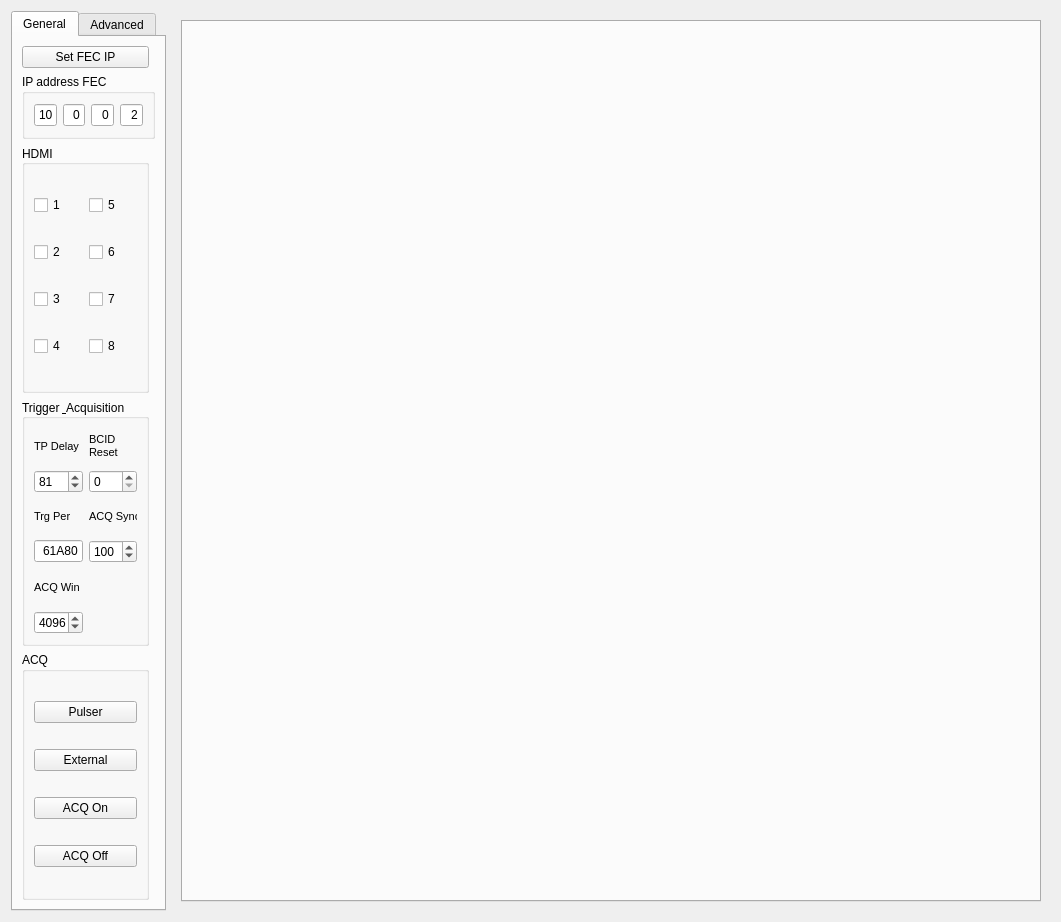
<?xml version="1.0" encoding="UTF-8"?>
<ui version="4.0">
 <class>fec_window</class>
 <widget class="QWidget" name="fec_window">
  <property name="geometry">
   <rect>
    <x>0</x>
    <y>0</y>
    <width>1061</width>
    <height>918</height>
   </rect>
  </property>
  <property name="windowTitle">
   <string>Form</string>
  </property>
  <layout class="QGridLayout" name="gridLayout_9">
   <item row="0" column="1">
    <widget class="QWidget" name="widget_2" native="true">
     <layout class="QGridLayout" name="gridLayout_8">
      <item row="0" column="0">
       <widget class="QTabWidget" name="tabWidget">
        <property name="minimumSize">
         <size>
          <width>800</width>
          <height>800</height>
         </size>
        </property>
       </widget>
      </item>
     </layout>
    </widget>
   </item>
   <item row="0" column="0">
    <widget class="QTabWidget" name="fecTabWidget">
     <property name="minimumSize">
      <size>
       <width>155</width>
       <height>900</height>
      </size>
     </property>
     <property name="maximumSize">
      <size>
       <width>155</width>
       <height>2000</height>
      </size>
     </property>
     <property name="currentIndex">
      <number>0</number>
     </property>
     <widget class="QWidget" name="tabWidgetPage1">
      <attribute name="title">
       <string>General</string>
      </attribute>
      <layout class="QGridLayout" name="gridLayout_6">
       <item row="5" column="0">
        <widget class="QGroupBox" name="groupBox">
         <property name="title">
          <string>HDMI</string>
         </property>
         <property name="alignment">
          <set>Qt::AlignLeading|Qt::AlignLeft|Qt::AlignVCenter</set>
         </property>
         <layout class="QGridLayout" name="gridLayout_4">
          <item row="0" column="0">
           <widget class="QCheckBox" name="Box_hdmi1">
            <property name="text">
             <string>1</string>
            </property>
           </widget>
          </item>
          <item row="1" column="0">
           <widget class="QCheckBox" name="Box_hdmi2">
            <property name="text">
             <string>2</string>
            </property>
           </widget>
          </item>
          <item row="2" column="0">
           <widget class="QCheckBox" name="Box_hdmi3">
            <property name="text">
             <string>3</string>
            </property>
           </widget>
          </item>
          <item row="3" column="0">
           <widget class="QCheckBox" name="Box_hdmi4">
            <property name="text">
             <string>4</string>
            </property>
           </widget>
          </item>
          <item row="0" column="1">
           <widget class="QCheckBox" name="Box_hdmi5">
            <property name="text">
             <string>5</string>
            </property>
           </widget>
          </item>
          <item row="1" column="1">
           <widget class="QCheckBox" name="Box_hdmi6">
            <property name="text">
             <string>6</string>
            </property>
           </widget>
          </item>
          <item row="2" column="1">
           <widget class="QCheckBox" name="Box_hdmi7">
            <property name="text">
             <string>7</string>
            </property>
           </widget>
          </item>
          <item row="3" column="1">
           <widget class="QCheckBox" name="Box_hdmi8">
            <property name="text">
             <string>8</string>
            </property>
           </widget>
          </item>
         </layout>
        </widget>
       </item>
       <item row="7" column="0">
        <widget class="QGroupBox" name="groupBox_6">
         <property name="title">
          <string>ACQ</string>
         </property>
         <layout class="QGridLayout" name="gridLayout_11">
          <item row="2" column="0" colspan="2">
           <widget class="QPushButton" name="onACQ">
            <property name="font">
             <font>
              <pointsize>9</pointsize>
             </font>
            </property>
            <property name="focusPolicy">
             <enum>Qt::NoFocus</enum>
            </property>
            <property name="text">
             <string>ACQ On</string>
            </property>
            <property name="checkable">
             <bool>false</bool>
            </property>
           </widget>
          </item>
          <item row="3" column="0" colspan="2">
           <widget class="QPushButton" name="offACQ">
            <property name="font">
             <font>
              <pointsize>9</pointsize>
             </font>
            </property>
            <property name="focusPolicy">
             <enum>Qt::NoFocus</enum>
            </property>
            <property name="text">
             <string>ACQ Off</string>
            </property>
            <property name="checkable">
             <bool>false</bool>
            </property>
           </widget>
          </item>
          <item row="1" column="0" colspan="2">
           <widget class="QPushButton" name="trgExternal">
            <property name="font">
             <font>
              <pointsize>9</pointsize>
             </font>
            </property>
            <property name="focusPolicy">
             <enum>Qt::NoFocus</enum>
            </property>
            <property name="autoFillBackground">
             <bool>false</bool>
            </property>
            <property name="text">
             <string>External</string>
            </property>
            <property name="checkable">
             <bool>false</bool>
            </property>
            <property name="autoDefault">
             <bool>false</bool>
            </property>
           </widget>
          </item>
          <item row="0" column="0" colspan="2">
           <widget class="QPushButton" name="trgPulser">
            <property name="font">
             <font>
              <pointsize>9</pointsize>
             </font>
            </property>
            <property name="focusPolicy">
             <enum>Qt::NoFocus</enum>
            </property>
            <property name="text">
             <string>Pulser</string>
            </property>
            <property name="checkable">
             <bool>false</bool>
            </property>
           </widget>
          </item>
         </layout>
        </widget>
       </item>
       <item row="0" column="0">
        <widget class="QPushButton" name="pushButtonFECIP">
         <property name="text">
          <string>Set FEC IP</string>
         </property>
        </widget>
       </item>
       <item row="4" column="0" colspan="2">
        <widget class="QGroupBox" name="groupBox_3">
         <property name="maximumSize">
          <size>
           <width>150</width>
           <height>65</height>
          </size>
         </property>
         <property name="title">
          <string>IP address FEC</string>
         </property>
         <layout class="QGridLayout" name="gridLayout_7">
          <item row="0" column="0">
           <widget class="QLineEdit" name="ip1_2">
            <property name="font">
             <font>
              <family>Arial</family>
              <pointsize>9</pointsize>
             </font>
            </property>
            <property name="text">
             <string>10</string>
            </property>
            <property name="alignment">
             <set>Qt::AlignRight|Qt::AlignTrailing|Qt::AlignVCenter</set>
            </property>
            <property name="readOnly">
             <bool>true</bool>
            </property>
           </widget>
          </item>
          <item row="0" column="2">
           <widget class="QLineEdit" name="ip3_2">
            <property name="font">
             <font>
              <family>Arial</family>
              <pointsize>9</pointsize>
             </font>
            </property>
            <property name="text">
             <string>0</string>
            </property>
            <property name="alignment">
             <set>Qt::AlignRight|Qt::AlignTrailing|Qt::AlignVCenter</set>
            </property>
            <property name="readOnly">
             <bool>true</bool>
            </property>
           </widget>
          </item>
          <item row="0" column="1">
           <widget class="QLineEdit" name="ip2_2">
            <property name="font">
             <font>
              <family>Arial</family>
              <pointsize>9</pointsize>
             </font>
            </property>
            <property name="text">
             <string>0</string>
            </property>
            <property name="alignment">
             <set>Qt::AlignRight|Qt::AlignTrailing|Qt::AlignVCenter</set>
            </property>
            <property name="readOnly">
             <bool>true</bool>
            </property>
           </widget>
          </item>
          <item row="0" column="3">
           <widget class="QLineEdit" name="ip4_2">
            <property name="font">
             <font>
              <family>Arial</family>
              <pointsize>9</pointsize>
             </font>
            </property>
            <property name="text">
             <string>2</string>
            </property>
            <property name="alignment">
             <set>Qt::AlignRight|Qt::AlignTrailing|Qt::AlignVCenter</set>
            </property>
           </widget>
          </item>
         </layout>
        </widget>
       </item>
       <item row="6" column="0">
        <widget class="QGroupBox" name="groupBox_12">
         <property name="font">
          <font>
           <family>Arial</family>
           <pointsize>9</pointsize>
          </font>
         </property>
         <property name="title">
          <string>Trigger &amp; Acquisition</string>
         </property>
         <property name="alignment">
          <set>Qt::AlignLeading|Qt::AlignLeft|Qt::AlignVCenter</set>
         </property>
         <layout class="QGridLayout" name="gridLayout_3">
          <item row="1" column="1">
           <widget class="QSpinBox" name="bcid_reset">
            <property name="font">
             <font>
              <family>Arial</family>
              <pointsize>9</pointsize>
             </font>
            </property>
            <property name="minimum">
             <number>0</number>
            </property>
            <property name="maximum">
             <number>65535</number>
            </property>
            <property name="singleStep">
             <number>1</number>
            </property>
            <property name="value">
             <number>0</number>
            </property>
           </widget>
          </item>
          <item row="2" column="1">
           <widget class="QLabel" name="label_20">
            <property name="font">
             <font>
              <pointsize>8</pointsize>
             </font>
            </property>
            <property name="text">
             <string>ACQ Sync</string>
            </property>
           </widget>
          </item>
          <item row="3" column="0">
           <widget class="QLineEdit" name="trgPeriod">
            <property name="font">
             <font>
              <family>Arial</family>
              <pointsize>9</pointsize>
             </font>
            </property>
            <property name="text">
             <string>61A80</string>
            </property>
            <property name="alignment">
             <set>Qt::AlignRight|Qt::AlignTrailing|Qt::AlignVCenter</set>
            </property>
           </widget>
          </item>
          <item row="6" column="0">
           <widget class="QSpinBox" name="acqWindow">
            <property name="font">
             <font>
              <family>Arial</family>
              <pointsize>9</pointsize>
             </font>
            </property>
            <property name="minimum">
             <number>1</number>
            </property>
            <property name="maximum">
             <number>50000</number>
            </property>
            <property name="singleStep">
             <number>1</number>
            </property>
            <property name="value">
             <number>4096</number>
            </property>
           </widget>
          </item>
          <item row="0" column="1">
           <widget class="QLabel" name="label_37">
            <property name="font">
             <font>
              <pointsize>8</pointsize>
             </font>
            </property>
            <property name="text">
             <string>BCID Reset</string>
            </property>
            <property name="wordWrap">
             <bool>true</bool>
            </property>
           </widget>
          </item>
          <item row="2" column="0">
           <widget class="QLabel" name="label_22">
            <property name="font">
             <font>
              <pointsize>8</pointsize>
             </font>
            </property>
            <property name="text">
             <string>Trg Per</string>
            </property>
            <property name="wordWrap">
             <bool>true</bool>
            </property>
           </widget>
          </item>
          <item row="4" column="0">
           <widget class="QLabel" name="label_21">
            <property name="font">
             <font>
              <pointsize>8</pointsize>
             </font>
            </property>
            <property name="text">
             <string>ACQ Win</string>
            </property>
            <property name="wordWrap">
             <bool>true</bool>
            </property>
           </widget>
          </item>
          <item row="3" column="1">
           <widget class="QSpinBox" name="acqSync">
            <property name="font">
             <font>
              <family>Arial</family>
              <pointsize>9</pointsize>
             </font>
            </property>
            <property name="minimum">
             <number>1</number>
            </property>
            <property name="maximum">
             <number>50000</number>
            </property>
            <property name="singleStep">
             <number>1</number>
            </property>
            <property name="value">
             <number>100</number>
            </property>
           </widget>
          </item>
          <item row="0" column="0">
           <widget class="QLabel" name="label_7">
            <property name="font">
             <font>
              <pointsize>8</pointsize>
             </font>
            </property>
            <property name="text">
             <string>TP Delay</string>
            </property>
           </widget>
          </item>
          <item row="1" column="0">
           <widget class="QSpinBox" name="pulserDelay">
            <property name="font">
             <font>
              <family>Arial</family>
              <pointsize>9</pointsize>
             </font>
            </property>
            <property name="minimum">
             <number>1</number>
            </property>
            <property name="maximum">
             <number>50000</number>
            </property>
            <property name="singleStep">
             <number>1</number>
            </property>
            <property name="value">
             <number>81</number>
            </property>
           </widget>
          </item>
         </layout>
        </widget>
       </item>
      </layout>
     </widget>
     <widget class="QWidget" name="tab">
      <attribute name="title">
       <string>Advanced</string>
      </attribute>
      <layout class="QGridLayout" name="gridLayout">
       <item row="0" column="0" colspan="2">
        <widget class="QGroupBox" name="groupBox_2">
         <property name="title">
          <string>L0 settings</string>
         </property>
         <layout class="QGridLayout" name="gridLayout_2">
          <item row="0" column="0" colspan="2">
           <widget class="QPushButton" name="sL0enaV">
            <property name="text">
             <string>sL0enaV</string>
            </property>
            <property name="checkable">
             <bool>true</bool>
            </property>
           </widget>
          </item>
          <item row="1" column="0" colspan="2">
           <widget class="QPushButton" name="sL0ena">
            <property name="text">
             <string>sL0ena</string>
            </property>
            <property name="checkable">
             <bool>true</bool>
            </property>
           </widget>
          </item>
          <item row="2" column="0">
           <widget class="QLabel" name="label_2">
            <property name="text">
             <string>l0offset</string>
            </property>
           </widget>
          </item>
          <item row="2" column="1">
           <widget class="QSpinBox" name="L0BCoffset">
            <property name="font">
             <font>
              <family>Arial</family>
              <pointsize>9</pointsize>
             </font>
            </property>
            <property name="minimum">
             <number>0</number>
            </property>
            <property name="maximum">
             <number>4094</number>
            </property>
            <property name="singleStep">
             <number>1</number>
            </property>
            <property name="value">
             <number>0</number>
            </property>
           </widget>
          </item>
          <item row="3" column="0">
           <widget class="QLabel" name="label_3">
            <property name="text">
             <string>offset</string>
            </property>
           </widget>
          </item>
          <item row="3" column="1">
           <widget class="QSpinBox" name="L0_offset">
            <property name="font">
             <font>
              <family>Arial</family>
              <pointsize>9</pointsize>
             </font>
            </property>
            <property name="minimum">
             <number>0</number>
            </property>
            <property name="maximum">
             <number>4094</number>
            </property>
            <property name="singleStep">
             <number>1</number>
            </property>
            <property name="value">
             <number>0</number>
            </property>
           </widget>
          </item>
          <item row="4" column="0">
           <widget class="QLabel" name="label_4">
            <property name="text">
             <string>rollover</string>
            </property>
           </widget>
          </item>
          <item row="4" column="1">
           <widget class="QSpinBox" name="L0_rollover">
            <property name="font">
             <font>
              <family>Arial</family>
              <pointsize>9</pointsize>
             </font>
            </property>
            <property name="minimum">
             <number>0</number>
            </property>
            <property name="maximum">
             <number>4094</number>
            </property>
            <property name="singleStep">
             <number>1</number>
            </property>
            <property name="value">
             <number>0</number>
            </property>
           </widget>
          </item>
          <item row="5" column="0">
           <widget class="QLabel" name="label_5">
            <property name="text">
             <string>window</string>
            </property>
           </widget>
          </item>
          <item row="5" column="1">
           <widget class="QSpinBox" name="L0_window">
            <property name="font">
             <font>
              <family>Arial</family>
              <pointsize>9</pointsize>
             </font>
            </property>
            <property name="minimum">
             <number>0</number>
            </property>
            <property name="maximum">
             <number>7</number>
            </property>
            <property name="singleStep">
             <number>1</number>
            </property>
            <property name="value">
             <number>0</number>
            </property>
           </widget>
          </item>
          <item row="6" column="0">
           <widget class="QLabel" name="label_6">
            <property name="text">
             <string>truncate</string>
            </property>
           </widget>
          </item>
          <item row="6" column="1">
           <widget class="QSpinBox" name="L0_truncate">
            <property name="font">
             <font>
              <family>Arial</family>
              <pointsize>9</pointsize>
             </font>
            </property>
            <property name="minimum">
             <number>0</number>
            </property>
            <property name="maximum">
             <number>63</number>
            </property>
            <property name="singleStep">
             <number>1</number>
            </property>
            <property name="value">
             <number>0</number>
            </property>
           </widget>
          </item>
          <item row="7" column="0">
           <widget class="QLabel" name="label_8">
            <property name="text">
             <string>nskip</string>
            </property>
           </widget>
          </item>
          <item row="7" column="1">
           <widget class="QSpinBox" name="L0_nskip">
            <property name="font">
             <font>
              <family>Arial</family>
              <pointsize>9</pointsize>
             </font>
            </property>
            <property name="minimum">
             <number>0</number>
            </property>
            <property name="maximum">
             <number>127</number>
            </property>
            <property name="singleStep">
             <number>1</number>
            </property>
            <property name="value">
             <number>0</number>
            </property>
           </widget>
          </item>
          <item row="8" column="0" colspan="2">
           <widget class="QPushButton" name="sL0cktest">
            <property name="text">
             <string>sL0cktest</string>
            </property>
            <property name="checkable">
             <bool>true</bool>
            </property>
           </widget>
          </item>
         </layout>
        </widget>
       </item>
       <item row="2" column="0" rowspan="2" colspan="2">
        <widget class="QGroupBox" name="groupBox_4">
         <property name="title">
          <string/>
         </property>
         <layout class="QGridLayout" name="gridLayout_5">
          <item row="3" column="0">
           <widget class="QCheckBox" name="timeStampResCheckBox">
            <property name="font">
             <font>
              <pointsize>8</pointsize>
             </font>
            </property>
            <property name="text">
             <string>High Res.</string>
            </property>
           </widget>
          </item>
          <item row="0" column="0" rowspan="2">
           <widget class="QComboBox" name="evbld_mode">
            <property name="font">
             <font>
              <family>Arial</family>
              <pointsize>9</pointsize>
             </font>
            </property>
            <property name="currentIndex">
             <number>0</number>
            </property>
            <item>
             <property name="text">
              <string>Frame Cnt</string>
             </property>
            </item>
            <item>
             <property name="text">
              <string>Global Frame Cnt</string>
             </property>
            </item>
            <item>
             <property name="text">
              <string>Timestamp + Frame Cnt</string>
             </property>
            </item>
           </widget>
          </item>
          <item row="2" column="0">
           <widget class="QComboBox" name="evbld_infodata">
            <property name="font">
             <font>
              <family>Arial</family>
              <pointsize>9</pointsize>
             </font>
            </property>
            <property name="currentIndex">
             <number>5</number>
            </property>
            <item>
             <property name="text">
              <string>HINFO+Datalength</string>
             </property>
            </item>
            <item>
             <property name="text">
              <string>Trigger Cnt+Datalength</string>
             </property>
            </item>
            <item>
             <property name="text">
              <string>Trigger Cnt</string>
             </property>
            </item>
            <item>
             <property name="text">
              <string>Trigger Timestamp+Datalength</string>
             </property>
            </item>
            <item>
             <property name="text">
              <string>Trigger Timestamp</string>
             </property>
            </item>
            <item>
             <property name="text">
              <string>Trigger Cnt+Trigger Timestamp</string>
             </property>
            </item>
           </widget>
          </item>
         </layout>
        </widget>
       </item>
       <item row="5" column="0" colspan="2">
        <widget class="QGroupBox" name="groupBox_19">
         <property name="minimumSize">
          <size>
           <width>0</width>
           <height>230</height>
          </size>
         </property>
         <property name="title">
          <string>FEC Response</string>
         </property>
         <widget class="QPlainTextEdit" name="debugScreen">
          <property name="geometry">
           <rect>
            <x>0</x>
            <y>50</y>
            <width>131</width>
            <height>171</height>
           </rect>
          </property>
          <property name="font">
           <font>
            <pointsize>9</pointsize>
           </font>
          </property>
          <property name="tabChangesFocus">
           <bool>true</bool>
          </property>
          <property name="readOnly">
           <bool>true</bool>
          </property>
         </widget>
         <widget class="QPushButton" name="clearDebugScreen">
          <property name="geometry">
           <rect>
            <x>10</x>
            <y>30</y>
            <width>41</width>
            <height>16</height>
           </rect>
          </property>
          <property name="font">
           <font>
            <family>Arial</family>
            <pointsize>9</pointsize>
           </font>
          </property>
          <property name="text">
           <string>Clear</string>
          </property>
         </widget>
        </widget>
       </item>
       <item row="4" column="0" colspan="2">
        <widget class="QGroupBox" name="groupBox_5">
         <property name="title">
          <string/>
         </property>
         <layout class="QGridLayout" name="gridLayout_10">
          <item row="0" column="0">
           <widget class="QPushButton" name="fec_WarmInit">
            <property name="enabled">
             <bool>true</bool>
            </property>
            <property name="font">
             <font>
              <family>Arial</family>
              <pointsize>9</pointsize>
             </font>
            </property>
            <property name="text">
             <string>WarmInit FEC</string>
            </property>
           </widget>
          </item>
          <item row="2" column="0">
           <widget class="QPushButton" name="linkPB">
            <property name="font">
             <font>
              <pointsize>9</pointsize>
             </font>
            </property>
            <property name="text">
             <string>Link Status</string>
            </property>
           </widget>
          </item>
          <item row="3" column="0">
           <widget class="QPushButton" name="resetLinks">
            <property name="font">
             <font>
              <pointsize>9</pointsize>
             </font>
            </property>
            <property name="text">
             <string>Reset Links</string>
            </property>
           </widget>
          </item>
          <item row="1" column="0">
           <widget class="QPushButton" name="fec_reset">
            <property name="enabled">
             <bool>true</bool>
            </property>
            <property name="font">
             <font>
              <family>Arial</family>
              <pointsize>9</pointsize>
             </font>
            </property>
            <property name="text">
             <string>Reboot FEC</string>
            </property>
           </widget>
          </item>
          <item row="4" column="0">
           <widget class="QPushButton" name="readSystemParams">
            <property name="toolTip">
             <string>Read out system parameters of the FEC</string>
            </property>
            <property name="text">
             <string>Read System
Parameters</string>
            </property>
           </widget>
          </item>
         </layout>
        </widget>
       </item>
      </layout>
     </widget>
    </widget>
   </item>
  </layout>
 </widget>
 <resources/>
 <connections/>
</ui>
